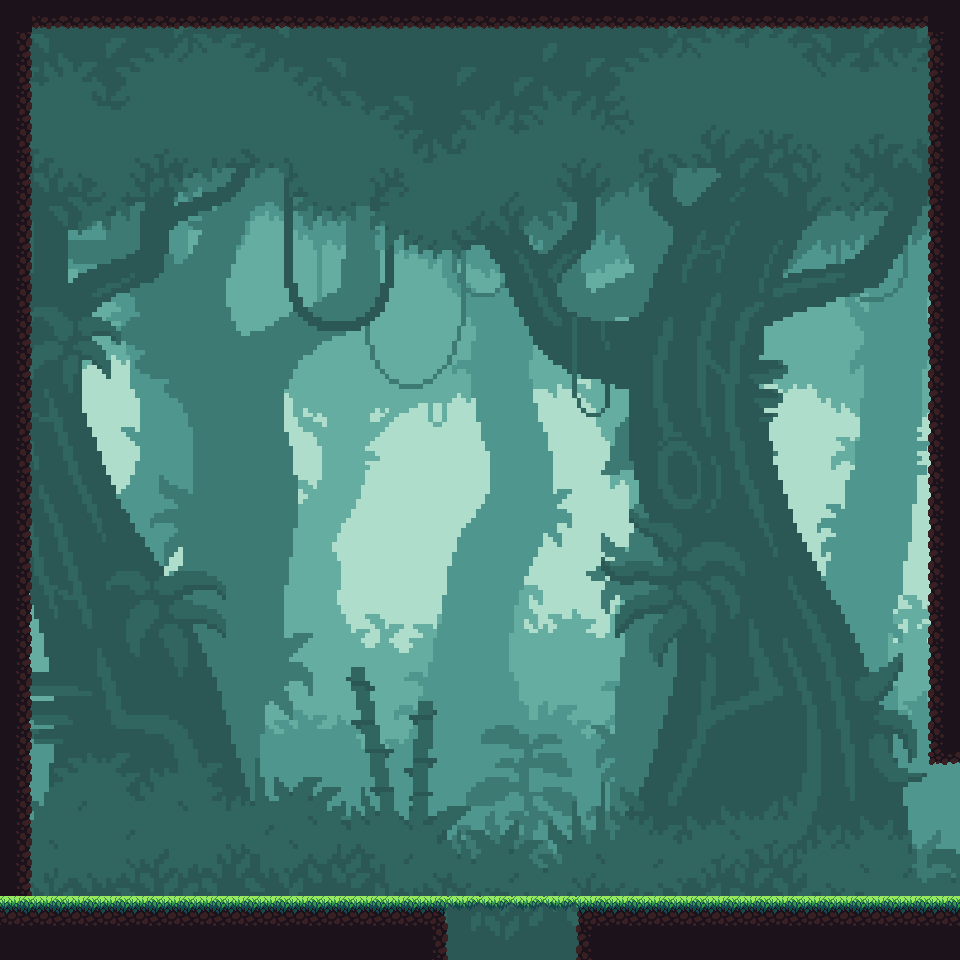

A 2D game scene composited from a Tiled map and its tileset images. What follows is a short description and the map's XML, with every tile layer's data as written:
An orthogonal 30x30 tile map with 32x32 px tiles, 1 tile layer (Tile Layer 1), 2 tilesets, 1 image layer and 15 objects (7x wall, portal_s, platform, p_s, portal_e, ...).

<map version="1.2" tiledversion="1.3.2" orientation="orthogonal" renderorder="right-down" compressionlevel="0" width="30" height="30" tilewidth="32" tileheight="32" infinite="0" nextlayerid="4" nextobjectid="20">
 <tileset firstgid="1" source="temp_portal.tsx" />
 <tileset firstgid="2" source="tileset_1.tsx" />
 <imagelayer id="3" name="Image Layer 1" offsetx="-64" offsety="0">
  <image source="c0_hep.png" width="1845" height="1034" />
 </imagelayer>
 <layer id="1" name="Tile Layer 1" width="30" height="30">
  <data encoding="csv">
10,17,17,17,17,17,17,17,17,17,17,17,17,17,17,17,17,17,17,17,17,17,17,17,17,17,17,17,17,10,
11,0,0,0,0,0,0,0,0,0,0,0,0,0,0,0,0,0,0,0,0,0,0,0,0,0,0,0,0,9,
11,0,0,0,0,0,0,0,0,0,0,0,0,0,0,0,0,0,0,0,0,0,0,0,0,0,0,0,0,9,
11,0,0,0,0,0,0,0,0,0,0,0,0,0,0,0,0,0,0,0,0,0,0,0,0,0,0,0,0,9,
11,0,0,0,0,0,0,0,0,0,0,0,0,0,0,0,0,0,0,0,0,0,0,0,0,0,0,0,0,9,
11,0,0,0,0,0,0,0,0,0,0,0,0,0,0,0,0,0,0,0,0,0,0,0,0,0,0,0,0,9,
11,0,0,0,0,0,0,0,0,0,0,0,0,0,0,0,0,0,0,0,0,0,0,0,0,0,0,0,0,9,
11,0,0,0,0,0,0,0,0,0,0,0,0,0,0,0,0,0,0,0,0,0,0,0,0,0,0,0,0,9,
11,0,0,0,0,0,0,0,0,0,0,0,0,0,0,0,0,0,0,0,0,0,0,0,0,0,0,0,0,9,
11,0,0,0,0,0,0,0,0,0,0,0,0,0,0,0,0,0,0,0,0,0,0,0,0,0,0,0,0,9,
11,0,0,0,0,0,0,0,0,0,0,0,0,0,0,0,0,0,0,0,0,0,0,0,0,0,0,0,0,9,
11,0,0,0,0,0,0,0,0,0,0,0,0,0,0,0,0,0,0,0,0,0,0,0,0,0,0,0,0,9,
11,0,0,0,0,0,0,0,0,0,0,0,0,0,0,0,0,0,0,0,0,0,0,0,0,0,0,0,0,9,
11,0,0,0,0,0,0,0,0,0,0,0,0,0,0,0,0,0,0,0,0,0,0,0,0,0,0,0,0,9,
11,0,0,0,0,0,0,0,0,0,0,0,0,0,0,0,0,0,0,0,0,0,0,0,0,0,0,0,0,9,
11,0,0,0,0,0,0,0,0,0,0,0,0,0,0,0,0,0,0,0,0,0,0,0,0,0,0,0,0,9,
11,0,0,0,0,0,0,0,0,0,0,0,0,0,0,0,0,0,0,0,0,0,0,0,0,0,0,0,0,9,
11,0,0,0,0,0,0,0,0,0,0,0,0,0,0,0,0,0,0,0,0,0,0,0,0,0,0,0,0,9,
11,0,0,0,0,0,0,0,0,0,0,0,0,0,0,0,0,0,0,0,0,0,0,0,0,0,0,0,0,9,
11,0,0,0,0,0,0,0,0,0,0,0,0,0,0,0,0,0,0,0,0,0,0,0,0,0,0,0,0,9,
11,0,0,0,0,0,0,0,0,0,0,0,0,0,0,0,0,0,0,0,0,0,0,0,0,0,0,0,0,9,
11,0,0,0,0,0,0,0,0,0,0,0,0,0,0,0,0,0,0,0,0,0,0,0,0,0,0,0,0,9,
11,0,0,0,0,0,0,0,0,0,0,0,0,0,0,0,0,0,0,0,0,0,0,0,0,0,0,0,0,9,
11,0,0,0,0,0,0,0,0,0,0,0,0,0,0,0,0,0,0,0,0,0,0,0,0,0,0,0,0,16,
11,0,0,0,0,0,0,0,0,0,0,0,0,0,0,0,0,0,0,0,0,0,0,0,0,0,0,0,0,0,
11,0,0,0,0,0,0,0,0,0,0,0,0,0,0,0,0,0,0,0,0,0,0,0,0,0,0,0,0,0,
11,0,0,0,0,0,0,0,0,0,0,0,0,0,0,0,0,0,0,0,0,0,0,0,0,0,0,0,0,0,
11,0,0,0,0,0,0,0,0,0,0,0,0,0,0,0,0,0,0,0,0,0,0,0,0,0,0,0,0,0,
3,3,3,3,3,3,3,3,3,3,3,3,3,4,22,22,22,22,2,3,3,3,3,3,3,3,3,3,3,3,
10,10,10,10,10,10,10,10,10,10,10,10,10,11,0,0,0,0,9,10,10,10,10,10,10,10,10,10,10,10
</data>
 </layer>
 <objectgroup id="2" name="Object Layer 1">
  <object id="1" name="wall" x="576" y="896" width="384" height="32" />
  <object id="2" name="wall" x="0" y="0" width="32" height="896" />
  <object id="3" name="wall" x="32" y="0" width="928" height="32" />
  <object id="4" name="wall" x="928" y="0" width="32" height="768" />
  <object id="8" name="wall" x="576" y="928" width="32" height="32" />
  <object id="9" name="wall" x="416" y="928" width="32" height="32" />
  <object id="10" name="portal_s" x="448" y="928" width="128" height="32" />
  <object id="11" name="wall" x="0" y="896" width="448" height="32" />
  <object id="12" x="224" y="1056" />
  <object id="13" name="platform" x="448" y="896" width="128" height="32" />
  <object id="14" x="224" y="1056" />
  <object id="15" name="p_s" x="512" y="864" width="32" height="32" />
  <object id="16" name="portal_e" x="928" y="768" width="32" height="128" />
  <object id="18" name="p_e" x="864" y="864" width="32" height="32" />
  <object id="19" name="p_d" x="480" y="256" width="32" height="32" />
 </objectgroup>
</map>
